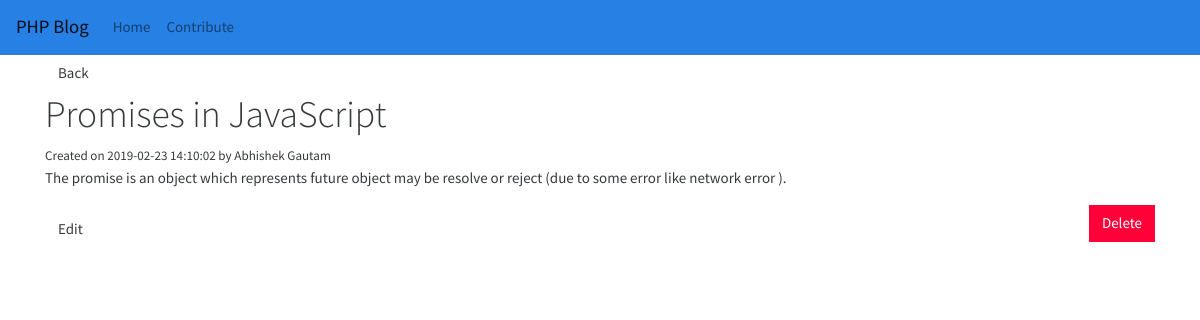
Screenshot of /post.php?id=5 with the database file from the repository.
### tables this page shows
CREATE TABLE `posts` (
  `id` int(11) NOT NULL,
  `title` varchar(255) NOT NULL,
  `body` text NOT NULL,
  `author` varchar(255) NOT NULL,
  `created_at` timestamp NOT NULL DEFAULT CURRENT_TIMESTAMP
);

### post.php (the view, shortened to what this page needs)
<?php
require_once('config/db.php');
$id = mysqli_real_escape_string($conn,$_GET['id']);
$query = 'SELECT * FROM posts where id='.$id;
$result = mysqli_query($conn,$query);
$post = mysqli_fetch_assoc($result);
?>
	<?php include('inc/header.php');?>
<div class="container">
	<a href="<?php echo ROOT_URL; ?>" class="btn btn-default">Back</a>
<h1><?php echo $post['title'];?></h1>
  	<small>Created on <?php echo $post['created_at']; ?> by <?php echo $post['author']; ?></small>
  	<p><?php echo $post['body']; ?></p>
  	<form class="pull-right" method="POST" action="<?php echo $_SERVER['PHP_SELF'];?>" style="display: flex;flex-direction: row;justify-content: flex-end;">
  		<input type="submit" name="delete" value="Delete" class="btn btn-danger">
  	</form>
  	<a href="<?php echo ROOT_URL; ?>editpost.php?id=<?php echo $post['id']; ?>" class="btn btn-default" style="margin-top:-50px;">Edit</a>
</div>
<?php include('inc/footer.php');?>

### rows the page displays
posts: title "Promises in JavaScript", created_at "2019-02-23 14:10:02", author "Abhishek Gautam", body "The promise is an object which represents future object may be resolve or reject (due to some error like network error )."
